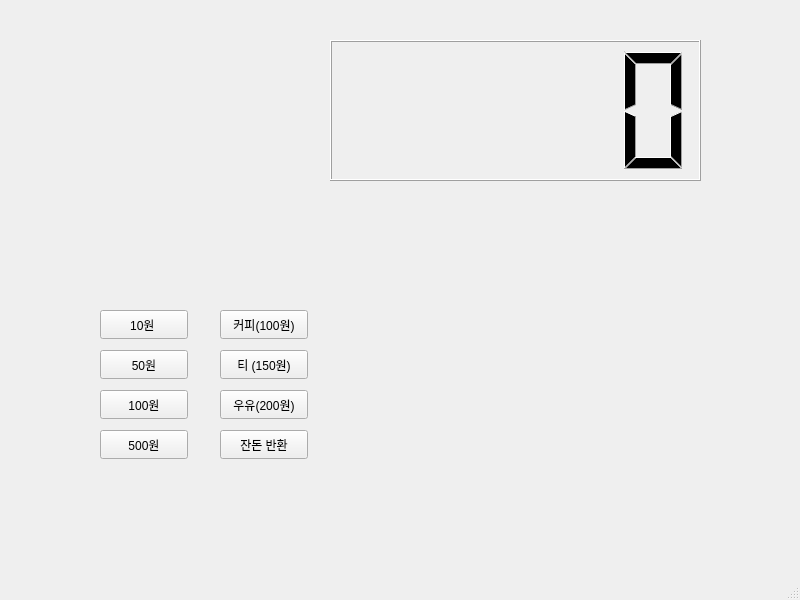
<?xml version="1.0" encoding="UTF-8"?>
<ui version="4.0">
 <class>MainWindow</class>
 <widget class="QMainWindow" name="MainWindow">
  <property name="geometry">
   <rect>
    <x>0</x>
    <y>0</y>
    <width>800</width>
    <height>600</height>
   </rect>
  </property>
  <property name="windowTitle">
   <string>MainWindow</string>
  </property>
  <widget class="QWidget" name="centralwidget">
   <widget class="QLCDNumber" name="lcdNumber">
    <property name="geometry">
     <rect>
      <x>330</x>
      <y>40</y>
      <width>371</width>
      <height>141</height>
     </rect>
    </property>
   </widget>
   <widget class="QPushButton" name="pb10">
    <property name="geometry">
     <rect>
      <x>100</x>
      <y>310</y>
      <width>88</width>
      <height>29</height>
     </rect>
    </property>
    <property name="text">
     <string>10원 </string>
    </property>
   </widget>
   <widget class="QPushButton" name="pb50">
    <property name="geometry">
     <rect>
      <x>100</x>
      <y>350</y>
      <width>88</width>
      <height>29</height>
     </rect>
    </property>
    <property name="text">
     <string>50원</string>
    </property>
   </widget>
   <widget class="QPushButton" name="pb100">
    <property name="geometry">
     <rect>
      <x>100</x>
      <y>390</y>
      <width>88</width>
      <height>29</height>
     </rect>
    </property>
    <property name="text">
     <string>100원</string>
    </property>
   </widget>
   <widget class="QPushButton" name="pb500">
    <property name="geometry">
     <rect>
      <x>100</x>
      <y>430</y>
      <width>88</width>
      <height>29</height>
     </rect>
    </property>
    <property name="text">
     <string>500원</string>
    </property>
   </widget>
   <widget class="QPushButton" name="pbCoffe">
    <property name="geometry">
     <rect>
      <x>220</x>
      <y>310</y>
      <width>88</width>
      <height>29</height>
     </rect>
    </property>
    <property name="text">
     <string>커피(100원)</string>
    </property>
   </widget>
   <widget class="QPushButton" name="pbTea">
    <property name="geometry">
     <rect>
      <x>220</x>
      <y>350</y>
      <width>88</width>
      <height>29</height>
     </rect>
    </property>
    <property name="text">
     <string>티 (150원)</string>
    </property>
   </widget>
   <widget class="QPushButton" name="pbMilk">
    <property name="geometry">
     <rect>
      <x>220</x>
      <y>390</y>
      <width>88</width>
      <height>29</height>
     </rect>
    </property>
    <property name="text">
     <string>우유(200원)</string>
    </property>
   </widget>
   <widget class="QPushButton" name="pbReset">
    <property name="geometry">
     <rect>
      <x>220</x>
      <y>430</y>
      <width>88</width>
      <height>29</height>
     </rect>
    </property>
    <property name="text">
     <string>잔돈 반환</string>
    </property>
   </widget>
  </widget>
  <widget class="QMenuBar" name="menubar">
   <property name="geometry">
    <rect>
     <x>0</x>
     <y>0</y>
     <width>800</width>
     <height>25</height>
    </rect>
   </property>
  </widget>
  <widget class="QStatusBar" name="statusbar"/>
 </widget>
 <resources/>
 <connections/>
</ui>
